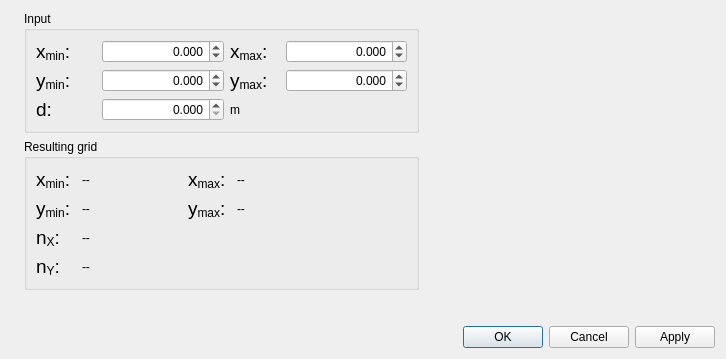
<?xml version="1.0" encoding="UTF-8"?>
<ui version="4.0">
 <class>GridCreatingConditionRectangularRegionSettingDialog</class>
 <widget class="QDialog" name="GridCreatingConditionRectangularRegionSettingDialog">
  <property name="geometry">
   <rect>
    <x>0</x>
    <y>0</y>
    <width>726</width>
    <height>359</height>
   </rect>
  </property>
  <property name="windowTitle">
   <string>Grid Creation</string>
  </property>
  <layout class="QVBoxLayout" name="verticalLayout_2">
   <item>
    <layout class="QHBoxLayout" name="horizontalLayout_3">
     <item>
      <widget class="QLabel" name="imageLabel">
       <property name="text">
        <string/>
       </property>
       <property name="pixmap">
        <pixmap resource="rectangularregion.qrc">:/libs/gridcreatingcondition/rectangularregion/images/imgGridCreationRectangular.png</pixmap>
       </property>
      </widget>
     </item>
     <item>
      <layout class="QVBoxLayout" name="verticalLayout">
       <item>
        <widget class="QGroupBox" name="editGroupBox">
         <property name="title">
          <string>Input</string>
         </property>
         <layout class="QGridLayout" name="gridLayout_3" columnstretch="0,1,0,1">
          <item row="0" column="0">
           <widget class="QLabel" name="xMinLabel">
            <property name="text">
             <string notr="true">&lt;!DOCTYPE HTML PUBLIC &quot;-//W3C//DTD HTML 4.0//EN&quot; &quot;http://www.w3.org/TR/REC-html40/strict.dtd&quot;&gt;
&lt;html&gt;&lt;head&gt;&lt;meta name=&quot;qrichtext&quot; content=&quot;1&quot; /&gt;&lt;style type=&quot;text/css&quot;&gt;
p, li { white-space: pre-wrap; }
&lt;/style&gt;&lt;/head&gt;&lt;body style=&quot;font-family:'MS UI Gothic'; font-size:14pt; font-weight:400; font-style:normal;&quot;&gt;
&lt;p style=&quot; margin-top:0px; margin-bottom:0px; margin-left:0px; margin-right:0px; -qt-block-indent:0; text-indent:0px;&quot;&gt;x&lt;span style=&quot;vertical-align:sub;&quot;&gt;min&lt;/span&gt;: &lt;/p&gt;&lt;/body&gt;&lt;/html&gt;</string>
            </property>
           </widget>
          </item>
          <item row="0" column="1">
           <widget class="QDoubleSpinBox" name="xMinSpinBox">
            <property name="minimumSize">
             <size>
              <width>100</width>
              <height>0</height>
             </size>
            </property>
            <property name="alignment">
             <set>Qt::AlignRight|Qt::AlignTrailing|Qt::AlignVCenter</set>
            </property>
            <property name="decimals">
             <number>3</number>
            </property>
            <property name="minimum">
             <double>-999999999.000000000000000</double>
            </property>
            <property name="maximum">
             <double>999999999.000000000000000</double>
            </property>
           </widget>
          </item>
          <item row="0" column="2">
           <widget class="QLabel" name="xMaxLabel">
            <property name="text">
             <string notr="true">&lt;!DOCTYPE HTML PUBLIC &quot;-//W3C//DTD HTML 4.0//EN&quot; &quot;http://www.w3.org/TR/REC-html40/strict.dtd&quot;&gt;
&lt;html&gt;&lt;head&gt;&lt;meta name=&quot;qrichtext&quot; content=&quot;1&quot; /&gt;&lt;style type=&quot;text/css&quot;&gt;
p, li { white-space: pre-wrap; }
&lt;/style&gt;&lt;/head&gt;&lt;body style=&quot; font-family:'MS UI Gothic'; font-size:9pt; font-weight:400; font-style:normal;&quot;&gt;
&lt;p style=&quot; margin-top:0px; margin-bottom:0px; margin-left:0px; margin-right:0px; -qt-block-indent:0; text-indent:0px;&quot;&gt;&lt;span style=&quot; font-size:14pt;&quot;&gt;x&lt;/span&gt;&lt;span style=&quot; font-size:14pt; vertical-align:sub;&quot;&gt;max&lt;/span&gt;&lt;span style=&quot; font-size:14pt;&quot;&gt;: &lt;/span&gt;&lt;/p&gt;&lt;/body&gt;&lt;/html&gt;</string>
            </property>
           </widget>
          </item>
          <item row="0" column="3">
           <widget class="QDoubleSpinBox" name="xMaxSpinBox">
            <property name="minimumSize">
             <size>
              <width>100</width>
              <height>0</height>
             </size>
            </property>
            <property name="alignment">
             <set>Qt::AlignRight|Qt::AlignTrailing|Qt::AlignVCenter</set>
            </property>
            <property name="decimals">
             <number>3</number>
            </property>
            <property name="minimum">
             <double>-999999999.000000000000000</double>
            </property>
            <property name="maximum">
             <double>999999999.000000000000000</double>
            </property>
           </widget>
          </item>
          <item row="1" column="0">
           <widget class="QLabel" name="yMinLabel">
            <property name="text">
             <string notr="true">&lt;!DOCTYPE HTML PUBLIC &quot;-//W3C//DTD HTML 4.0//EN&quot; &quot;http://www.w3.org/TR/REC-html40/strict.dtd&quot;&gt;
&lt;html&gt;&lt;head&gt;&lt;meta name=&quot;qrichtext&quot; content=&quot;1&quot; /&gt;&lt;style type=&quot;text/css&quot;&gt;
p, li { white-space: pre-wrap; }
&lt;/style&gt;&lt;/head&gt;&lt;body style=&quot; font-family:'MS UI Gothic'; font-size:9pt; font-weight:400; font-style:normal;&quot;&gt;
&lt;p style=&quot; margin-top:0px; margin-bottom:0px; margin-left:0px; margin-right:0px; -qt-block-indent:0; text-indent:0px;&quot;&gt;&lt;span style=&quot; font-size:14pt;&quot;&gt;y&lt;/span&gt;&lt;span style=&quot; font-size:14pt; vertical-align:sub;&quot;&gt;min&lt;/span&gt;&lt;span style=&quot; font-size:14pt;&quot;&gt;: &lt;/span&gt;&lt;/p&gt;&lt;/body&gt;&lt;/html&gt;</string>
            </property>
           </widget>
          </item>
          <item row="1" column="1">
           <widget class="QDoubleSpinBox" name="yMinSpinBox">
            <property name="minimumSize">
             <size>
              <width>100</width>
              <height>0</height>
             </size>
            </property>
            <property name="alignment">
             <set>Qt::AlignRight|Qt::AlignTrailing|Qt::AlignVCenter</set>
            </property>
            <property name="decimals">
             <number>3</number>
            </property>
            <property name="minimum">
             <double>-999999999.000000000000000</double>
            </property>
            <property name="maximum">
             <double>999999999.000000000000000</double>
            </property>
           </widget>
          </item>
          <item row="1" column="2">
           <widget class="QLabel" name="yMaxLabel">
            <property name="text">
             <string notr="true">&lt;!DOCTYPE HTML PUBLIC &quot;-//W3C//DTD HTML 4.0//EN&quot; &quot;http://www.w3.org/TR/REC-html40/strict.dtd&quot;&gt;
&lt;html&gt;&lt;head&gt;&lt;meta name=&quot;qrichtext&quot; content=&quot;1&quot; /&gt;&lt;style type=&quot;text/css&quot;&gt;
p, li { white-space: pre-wrap; }
&lt;/style&gt;&lt;/head&gt;&lt;body style=&quot; font-family:'MS UI Gothic'; font-size:9pt; font-weight:400; font-style:normal;&quot;&gt;
&lt;p style=&quot; margin-top:0px; margin-bottom:0px; margin-left:0px; margin-right:0px; -qt-block-indent:0; text-indent:0px;&quot;&gt;&lt;span style=&quot; font-size:14pt;&quot;&gt;y&lt;/span&gt;&lt;span style=&quot; font-size:14pt; vertical-align:sub;&quot;&gt;max&lt;/span&gt;&lt;span style=&quot; font-size:14pt;&quot;&gt;: &lt;/span&gt;&lt;/p&gt;&lt;/body&gt;&lt;/html&gt;</string>
            </property>
           </widget>
          </item>
          <item row="1" column="3">
           <widget class="QDoubleSpinBox" name="yMaxSpinBox">
            <property name="minimumSize">
             <size>
              <width>100</width>
              <height>0</height>
             </size>
            </property>
            <property name="alignment">
             <set>Qt::AlignRight|Qt::AlignTrailing|Qt::AlignVCenter</set>
            </property>
            <property name="decimals">
             <number>3</number>
            </property>
            <property name="minimum">
             <double>-999999999.000000000000000</double>
            </property>
            <property name="maximum">
             <double>999999999.000000000000000</double>
            </property>
           </widget>
          </item>
          <item row="2" column="0">
           <widget class="QLabel" name="dLabel">
            <property name="minimumSize">
             <size>
              <width>60</width>
              <height>0</height>
             </size>
            </property>
            <property name="maximumSize">
             <size>
              <width>60</width>
              <height>16777215</height>
             </size>
            </property>
            <property name="text">
             <string notr="true">&lt;!DOCTYPE HTML PUBLIC &quot;-//W3C//DTD HTML 4.0//EN&quot; &quot;http://www.w3.org/TR/REC-html40/strict.dtd&quot;&gt;
&lt;html&gt;&lt;head&gt;&lt;meta name=&quot;qrichtext&quot; content=&quot;1&quot; /&gt;&lt;style type=&quot;text/css&quot;&gt;
p, li { white-space: pre-wrap; }
&lt;/style&gt;&lt;/head&gt;&lt;body style=&quot; font-family:'MS UI Gothic'; font-size:9pt; font-weight:400; font-style:normal;&quot;&gt;
&lt;p style=&quot; margin-top:0px; margin-bottom:0px; margin-left:0px; margin-right:0px; -qt-block-indent:0; text-indent:0px;&quot;&gt;&lt;span style=&quot; font-size:14pt;&quot;&gt;d: &lt;/span&gt;&lt;/p&gt;&lt;/body&gt;&lt;/html&gt;</string>
            </property>
           </widget>
          </item>
          <item row="2" column="1">
           <widget class="QDoubleSpinBox" name="stepSizeSpinBox">
            <property name="minimumSize">
             <size>
              <width>100</width>
              <height>0</height>
             </size>
            </property>
            <property name="alignment">
             <set>Qt::AlignRight|Qt::AlignTrailing|Qt::AlignVCenter</set>
            </property>
            <property name="decimals">
             <number>3</number>
            </property>
            <property name="minimum">
             <double>0.000000000000000</double>
            </property>
            <property name="maximum">
             <double>999999999.000000000000000</double>
            </property>
           </widget>
          </item>
          <item row="2" column="2">
           <layout class="QHBoxLayout" name="horizontalLayout">
            <item>
             <widget class="QLabel" name="stepSizeUnitLabel">
              <property name="text">
               <string notr="true">m</string>
              </property>
             </widget>
            </item>
            <item>
             <spacer name="horizontalSpacer">
              <property name="orientation">
               <enum>Qt::Horizontal</enum>
              </property>
              <property name="sizeHint" stdset="0">
               <size>
                <width>40</width>
                <height>20</height>
               </size>
              </property>
             </spacer>
            </item>
           </layout>
          </item>
         </layout>
        </widget>
       </item>
       <item>
        <widget class="QGroupBox" name="groupBox">
         <property name="title">
          <string>Resulting grid</string>
         </property>
         <layout class="QHBoxLayout" name="horizontalLayout_2">
          <item>
           <layout class="QGridLayout" name="gridLayout" rowstretch="0,0,0,0" columnstretch="0,1,0,1">
            <item row="0" column="0">
             <widget class="QLabel" name="xMinLabel_2">
              <property name="text">
               <string notr="true">&lt;!DOCTYPE HTML PUBLIC &quot;-//W3C//DTD HTML 4.0//EN&quot; &quot;http://www.w3.org/TR/REC-html40/strict.dtd&quot;&gt;
&lt;html&gt;&lt;head&gt;&lt;meta name=&quot;qrichtext&quot; content=&quot;1&quot; /&gt;&lt;style type=&quot;text/css&quot;&gt;
p, li { white-space: pre-wrap; }
&lt;/style&gt;&lt;/head&gt;&lt;body style=&quot;font-family:'MS UI Gothic'; font-size:14pt; font-weight:400; font-style:normal;&quot;&gt;
&lt;p style=&quot; margin-top:0px; margin-bottom:0px; margin-left:0px; margin-right:0px; -qt-block-indent:0; text-indent:0px;&quot;&gt;x&lt;span style=&quot;vertical-align:sub;&quot;&gt;min&lt;/span&gt;: &lt;/p&gt;&lt;/body&gt;&lt;/html&gt;</string>
              </property>
             </widget>
            </item>
            <item row="0" column="1">
             <widget class="RealNumberDisplayLabel" name="resultXMinDisplay">
              <property name="minimumSize">
               <size>
                <width>100</width>
                <height>0</height>
               </size>
              </property>
              <property name="text">
               <string>--</string>
              </property>
             </widget>
            </item>
            <item row="0" column="2">
             <widget class="QLabel" name="xMaxLabel_2">
              <property name="text">
               <string notr="true">&lt;!DOCTYPE HTML PUBLIC &quot;-//W3C//DTD HTML 4.0//EN&quot; &quot;http://www.w3.org/TR/REC-html40/strict.dtd&quot;&gt;
&lt;html&gt;&lt;head&gt;&lt;meta name=&quot;qrichtext&quot; content=&quot;1&quot; /&gt;&lt;style type=&quot;text/css&quot;&gt;
p, li { white-space: pre-wrap; }
&lt;/style&gt;&lt;/head&gt;&lt;body style=&quot; font-family:'MS UI Gothic'; font-size:9pt; font-weight:400; font-style:normal;&quot;&gt;
&lt;p style=&quot; margin-top:0px; margin-bottom:0px; margin-left:0px; margin-right:0px; -qt-block-indent:0; text-indent:0px;&quot;&gt;&lt;span style=&quot; font-size:14pt;&quot;&gt;x&lt;/span&gt;&lt;span style=&quot; font-size:14pt; vertical-align:sub;&quot;&gt;max&lt;/span&gt;&lt;span style=&quot; font-size:14pt;&quot;&gt;: &lt;/span&gt;&lt;/p&gt;&lt;/body&gt;&lt;/html&gt;</string>
              </property>
             </widget>
            </item>
            <item row="0" column="3">
             <widget class="RealNumberDisplayLabel" name="resultXMaxDisplay">
              <property name="minimumSize">
               <size>
                <width>100</width>
                <height>0</height>
               </size>
              </property>
              <property name="text">
               <string>--</string>
              </property>
             </widget>
            </item>
            <item row="1" column="0">
             <widget class="QLabel" name="yMinLabel_2">
              <property name="text">
               <string notr="true">&lt;!DOCTYPE HTML PUBLIC &quot;-//W3C//DTD HTML 4.0//EN&quot; &quot;http://www.w3.org/TR/REC-html40/strict.dtd&quot;&gt;
&lt;html&gt;&lt;head&gt;&lt;meta name=&quot;qrichtext&quot; content=&quot;1&quot; /&gt;&lt;style type=&quot;text/css&quot;&gt;
p, li { white-space: pre-wrap; }
&lt;/style&gt;&lt;/head&gt;&lt;body style=&quot; font-family:'MS UI Gothic'; font-size:9pt; font-weight:400; font-style:normal;&quot;&gt;
&lt;p style=&quot; margin-top:0px; margin-bottom:0px; margin-left:0px; margin-right:0px; -qt-block-indent:0; text-indent:0px;&quot;&gt;&lt;span style=&quot; font-size:14pt;&quot;&gt;y&lt;/span&gt;&lt;span style=&quot; font-size:14pt; vertical-align:sub;&quot;&gt;min&lt;/span&gt;&lt;span style=&quot; font-size:14pt;&quot;&gt;: &lt;/span&gt;&lt;/p&gt;&lt;/body&gt;&lt;/html&gt;</string>
              </property>
             </widget>
            </item>
            <item row="1" column="1">
             <widget class="RealNumberDisplayLabel" name="resultYMinDisplay">
              <property name="text">
               <string>--</string>
              </property>
             </widget>
            </item>
            <item row="1" column="2">
             <widget class="QLabel" name="yMaxLabel_2">
              <property name="text">
               <string notr="true">&lt;!DOCTYPE HTML PUBLIC &quot;-//W3C//DTD HTML 4.0//EN&quot; &quot;http://www.w3.org/TR/REC-html40/strict.dtd&quot;&gt;
&lt;html&gt;&lt;head&gt;&lt;meta name=&quot;qrichtext&quot; content=&quot;1&quot; /&gt;&lt;style type=&quot;text/css&quot;&gt;
p, li { white-space: pre-wrap; }
&lt;/style&gt;&lt;/head&gt;&lt;body style=&quot; font-family:'MS UI Gothic'; font-size:9pt; font-weight:400; font-style:normal;&quot;&gt;
&lt;p style=&quot; margin-top:0px; margin-bottom:0px; margin-left:0px; margin-right:0px; -qt-block-indent:0; text-indent:0px;&quot;&gt;&lt;span style=&quot; font-size:14pt;&quot;&gt;y&lt;/span&gt;&lt;span style=&quot; font-size:14pt; vertical-align:sub;&quot;&gt;max&lt;/span&gt;&lt;span style=&quot; font-size:14pt;&quot;&gt;: &lt;/span&gt;&lt;/p&gt;&lt;/body&gt;&lt;/html&gt;</string>
              </property>
             </widget>
            </item>
            <item row="1" column="3">
             <widget class="RealNumberDisplayLabel" name="resultYMaxDisplay">
              <property name="text">
               <string>--</string>
              </property>
             </widget>
            </item>
            <item row="2" column="0">
             <widget class="QLabel" name="nXLabel">
              <property name="text">
               <string notr="true">&lt;!DOCTYPE HTML PUBLIC &quot;-//W3C//DTD HTML 4.0//EN&quot; &quot;http://www.w3.org/TR/REC-html40/strict.dtd&quot;&gt;
&lt;html&gt;&lt;head&gt;&lt;meta name=&quot;qrichtext&quot; content=&quot;1&quot; /&gt;&lt;style type=&quot;text/css&quot;&gt;
p, li { white-space: pre-wrap; }
&lt;/style&gt;&lt;/head&gt;&lt;body style=&quot; font-family:'MS UI Gothic'; font-size:9pt; font-weight:400; font-style:normal;&quot;&gt;
&lt;p style=&quot; margin-top:0px; margin-bottom:0px; margin-left:0px; margin-right:0px; -qt-block-indent:0; text-indent:0px;&quot;&gt;&lt;span style=&quot; font-size:14pt;&quot;&gt;n&lt;/span&gt;&lt;span style=&quot; font-size:14pt; vertical-align:sub;&quot;&gt;X&lt;/span&gt;&lt;span style=&quot; font-size:14pt;&quot;&gt;: &lt;/span&gt;&lt;/p&gt;&lt;/body&gt;&lt;/html&gt;</string>
              </property>
             </widget>
            </item>
            <item row="2" column="1">
             <widget class="IntegerNumberDisplayLabel" name="resultINumDisplay">
              <property name="text">
               <string>--</string>
              </property>
             </widget>
            </item>
            <item row="3" column="0">
             <widget class="QLabel" name="nYLabel">
              <property name="text">
               <string notr="true">&lt;!DOCTYPE HTML PUBLIC &quot;-//W3C//DTD HTML 4.0//EN&quot; &quot;http://www.w3.org/TR/REC-html40/strict.dtd&quot;&gt;
&lt;html&gt;&lt;head&gt;&lt;meta name=&quot;qrichtext&quot; content=&quot;1&quot; /&gt;&lt;style type=&quot;text/css&quot;&gt;
p, li { white-space: pre-wrap; }
&lt;/style&gt;&lt;/head&gt;&lt;body style=&quot; font-family:'MS UI Gothic'; font-size:9pt; font-weight:400; font-style:normal;&quot;&gt;
&lt;p style=&quot; margin-top:0px; margin-bottom:0px; margin-left:0px; margin-right:0px; -qt-block-indent:0; text-indent:0px;&quot;&gt;&lt;span style=&quot; font-size:14pt;&quot;&gt;n&lt;/span&gt;&lt;span style=&quot; font-size:14pt; vertical-align:sub;&quot;&gt;Y&lt;/span&gt;&lt;span style=&quot; font-size:14pt;&quot;&gt;: &lt;/span&gt;&lt;/p&gt;&lt;/body&gt;&lt;/html&gt;</string>
              </property>
             </widget>
            </item>
            <item row="3" column="1">
             <widget class="IntegerNumberDisplayLabel" name="resultJNumDisplay">
              <property name="text">
               <string>--</string>
              </property>
             </widget>
            </item>
           </layout>
          </item>
          <item>
           <spacer name="horizontalSpacer_4">
            <property name="orientation">
             <enum>Qt::Horizontal</enum>
            </property>
            <property name="sizeHint" stdset="0">
             <size>
              <width>70</width>
              <height>20</height>
             </size>
            </property>
           </spacer>
          </item>
         </layout>
        </widget>
       </item>
       <item>
        <spacer name="verticalSpacer_2">
         <property name="orientation">
          <enum>Qt::Vertical</enum>
         </property>
         <property name="sizeHint" stdset="0">
          <size>
           <width>20</width>
           <height>40</height>
          </size>
         </property>
        </spacer>
       </item>
      </layout>
     </item>
     <item>
      <spacer name="horizontalSpacer_6">
       <property name="orientation">
        <enum>Qt::Horizontal</enum>
       </property>
       <property name="sizeHint" stdset="0">
        <size>
         <width>31</width>
         <height>48</height>
        </size>
       </property>
      </spacer>
     </item>
    </layout>
   </item>
   <item>
    <spacer name="verticalSpacer_3">
     <property name="orientation">
      <enum>Qt::Vertical</enum>
     </property>
     <property name="sizeHint" stdset="0">
      <size>
       <width>20</width>
       <height>0</height>
      </size>
     </property>
    </spacer>
   </item>
   <item>
    <widget class="QDialogButtonBox" name="buttonBox">
     <property name="orientation">
      <enum>Qt::Horizontal</enum>
     </property>
     <property name="standardButtons">
      <set>QDialogButtonBox::Apply|QDialogButtonBox::Cancel|QDialogButtonBox::Ok</set>
     </property>
    </widget>
   </item>
  </layout>
 </widget>
 <customwidgets>
  <customwidget>
   <class>RealNumberDisplayLabel</class>
   <extends>QLabel</extends>
   <header>guibase/realnumberdisplaylabel.h</header>
  </customwidget>
  <customwidget>
   <class>IntegerNumberDisplayLabel</class>
   <extends>QLabel</extends>
   <header>guibase/widget/integernumberdisplaylabel.h</header>
  </customwidget>
 </customwidgets>
 <resources>
  <include location="rectangularregion.qrc"/>
 </resources>
 <connections>
  <connection>
   <sender>buttonBox</sender>
   <signal>accepted()</signal>
   <receiver>GridCreatingConditionRectangularRegionSettingDialog</receiver>
   <slot>accept()</slot>
   <hints>
    <hint type="sourcelabel">
     <x>248</x>
     <y>254</y>
    </hint>
    <hint type="destinationlabel">
     <x>157</x>
     <y>274</y>
    </hint>
   </hints>
  </connection>
  <connection>
   <sender>buttonBox</sender>
   <signal>rejected()</signal>
   <receiver>GridCreatingConditionRectangularRegionSettingDialog</receiver>
   <slot>reject()</slot>
   <hints>
    <hint type="sourcelabel">
     <x>316</x>
     <y>260</y>
    </hint>
    <hint type="destinationlabel">
     <x>286</x>
     <y>274</y>
    </hint>
   </hints>
  </connection>
 </connections>
</ui>
